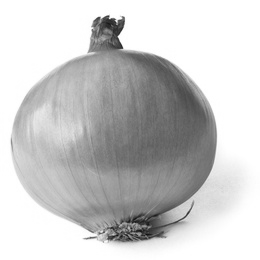
%> input picture 1. Introduction/onion.jpeg (made grey), 260 x 260 px, shrunk from 2793 x 2793 before the run, given in place of circles.png, which was not available
$ octave lab12.m   (GNU Octave 9; MATLAB toolbox functions it lacks are replaced by stand-ins)
%> lines starting %> are read from the running program, lines starting %| are printed output that depends on the picture; in (x1, y1, x2, y2) boxes, pixels count from 0 and x2, y2 are one past the last pixel; in counts of white or black regions, pixels touching at a corner belong together; the program's own positions count from 1; pictures that were not available may be replaced by others from this repository, and a replacement may not be noted
%% 1. Wymiar fraktalny szkieletu
close all; clear; clc;

a = imread('circles.png');
%> a is the input picture: size 260x260 uint8; min 13, max 255, mean 202.7

skel = bwmorph(a, 'skel', inf);
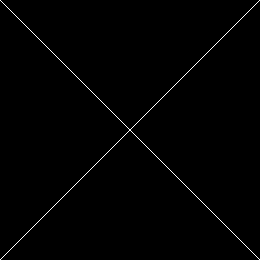
%> skel: size 260x260 logical; 0.77% white in thin lines or dots

bok = (3:2:15)'; %pionowy wektor bedzie latwiejszy do macierzy
N = length(bok);
pole = zeros(size(bok));

for k = 1:N
    temp = imdilate(skel, ones(bok(k))) & a;
    pole(k) = sum(temp(:));
end
%> this loop made 7 passes
%> pass 1, `temp = imdilate(skel, ones(bok(k))) & a;`:
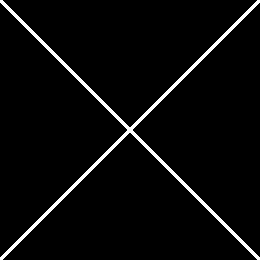
%> temp: size 260x260 logical; 3.8% white; 1 white region, box (x1, y1, x2, y2) and area: (0, 0, 260, 260) 2576
%> pass 2, `temp = imdilate(skel, ones(bok(k))) & a;`:
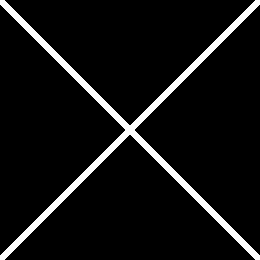
%> temp: size 260x260 logical; 6.8% white; 1 white region, box (x1, y1, x2, y2) and area: (0, 0, 260, 260) 4600
%> pass 3, `temp = imdilate(skel, ones(bok(k))) & a;`:
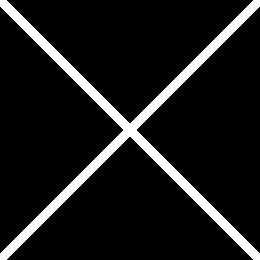
%> temp: size 260x260 logical; 9.8% white; 1 white region, box (x1, y1, x2, y2) and area: (0, 0, 260, 260) 6592
%> after the loop, pole = [2576; 4600; 6592; 8552; 10480; 12376; 14240]

% [6 lines of commented-out code are left out]
G = ones(N, 2);
G(:, 1) = log(bok);
m = pinv(G) * log(pole);
%> m = [1.06; 6.71]
D = m(1); %m(2) jest log z a, m(1) to D
%> D = 1.06
pole2 = exp(G * m);
%> pole2 = [2636.4; 4530.1; 6470.8; 8445.4; 10446.6; 12469.7; 14511.6]

loglog(bok, pole, 'or', bok, pole2, 'b');
xlabel('bok');
ylabel('pole');
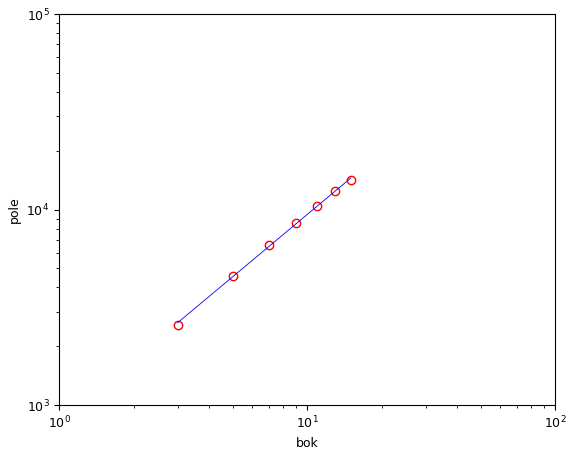
%> figure redrawn from the program's plot data

pol = log(pole);
%> pol = [7.85; 8.43; 8.79; 9.05; 9.26; 9.42; 9.56]
pest = log(pole2);
%> pest = [7.88; 8.42; 8.78; 9.04; 9.25; 9.43; 9.58]
mpol = mean(pol);
%> mpol = 8.91
mpest = mean(pest);
%> mpest = 8.91

R = sum((pol - mpol).*(pest - mpest)) / (sqrt(sum((pol - mpol).^2)) * sqrt(sum((pest - mpest).^2)));
%> R = 1
R^2 %fraktalnosc glownie do tego, zeby sprawdzic, jak bardzo 'poszarpany' jest obiekt
%> ans = 0.999

%% 7. Znakowanie
close all; clear; clc;

a = imread('cameraman.tif');
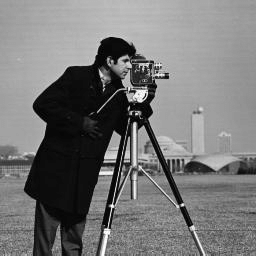
%> input picture 1. Introduction/cameraman.ppm, 256 x 256 px, given in place of cameraman.tif, which was not available
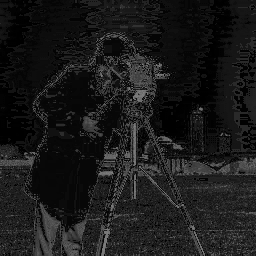
%> a: size 256x256 uint8; min 0, max 127, mean 25.8
%> (the run ends here)
